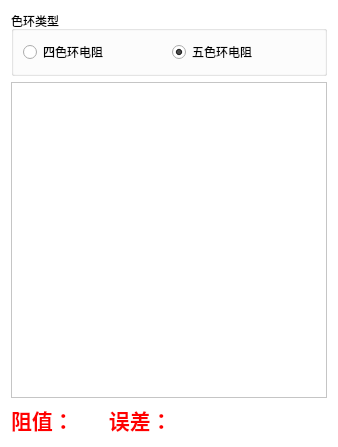
<?xml version="1.0" encoding="UTF-8"?>
<ui version="4.0">
 <class>ResColor</class>
 <widget class="QWidget" name="ResColor">
  <property name="geometry">
   <rect>
    <x>0</x>
    <y>0</y>
    <width>338</width>
    <height>447</height>
   </rect>
  </property>
  <property name="sizePolicy">
   <sizepolicy hsizetype="Preferred" vsizetype="Preferred">
    <horstretch>0</horstretch>
    <verstretch>0</verstretch>
   </sizepolicy>
  </property>
  <property name="palette">
   <palette>
    <active>
     <colorrole role="Window">
      <brush brushstyle="SolidPattern">
       <color alpha="255">
        <red>255</red>
        <green>255</green>
        <blue>255</blue>
       </color>
      </brush>
     </colorrole>
    </active>
    <inactive>
     <colorrole role="Window">
      <brush brushstyle="SolidPattern">
       <color alpha="255">
        <red>255</red>
        <green>255</green>
        <blue>255</blue>
       </color>
      </brush>
     </colorrole>
    </inactive>
    <disabled>
     <colorrole role="Window">
      <brush brushstyle="SolidPattern">
       <color alpha="255">
        <red>255</red>
        <green>255</green>
        <blue>255</blue>
       </color>
      </brush>
     </colorrole>
    </disabled>
   </palette>
  </property>
  <property name="windowTitle">
   <string>电阻色环</string>
  </property>
  <layout class="QVBoxLayout" name="verticalLayout">
   <item>
    <widget class="QGroupBox" name="grpType">
     <property name="sizePolicy">
      <sizepolicy hsizetype="Preferred" vsizetype="Fixed">
       <horstretch>0</horstretch>
       <verstretch>0</verstretch>
      </sizepolicy>
     </property>
     <property name="title">
      <string>色环类型</string>
     </property>
     <layout class="QHBoxLayout" name="horizontalLayout">
      <item>
       <widget class="QRadioButton" name="chkColor4">
        <property name="text">
         <string>四色环电阻</string>
        </property>
        <property name="checked">
         <bool>false</bool>
        </property>
       </widget>
      </item>
      <item>
       <widget class="QRadioButton" name="chkColor5">
        <property name="text">
         <string>五色环电阻</string>
        </property>
        <property name="checked">
         <bool>true</bool>
        </property>
       </widget>
      </item>
     </layout>
    </widget>
   </item>
   <item>
    <widget class="QGraphicsView" name="graView"/>
   </item>
   <item>
    <widget class="QLabel" name="lblValue">
     <property name="sizePolicy">
      <sizepolicy hsizetype="Preferred" vsizetype="Fixed">
       <horstretch>0</horstretch>
       <verstretch>0</verstretch>
      </sizepolicy>
     </property>
     <property name="palette">
      <palette>
       <active>
        <colorrole role="WindowText">
         <brush brushstyle="SolidPattern">
          <color alpha="255">
           <red>255</red>
           <green>0</green>
           <blue>0</blue>
          </color>
         </brush>
        </colorrole>
       </active>
       <inactive>
        <colorrole role="WindowText">
         <brush brushstyle="SolidPattern">
          <color alpha="255">
           <red>255</red>
           <green>0</green>
           <blue>0</blue>
          </color>
         </brush>
        </colorrole>
       </inactive>
       <disabled>
        <colorrole role="WindowText">
         <brush brushstyle="SolidPattern">
          <color alpha="255">
           <red>120</red>
           <green>120</green>
           <blue>120</blue>
          </color>
         </brush>
        </colorrole>
       </disabled>
      </palette>
     </property>
     <property name="font">
      <font>
       <pointsize>16</pointsize>
       <bold>true</bold>
      </font>
     </property>
     <property name="text">
      <string>阻值：      误差：</string>
     </property>
     <property name="margin">
      <number>4</number>
     </property>
    </widget>
   </item>
  </layout>
 </widget>
 <resources/>
 <connections/>
</ui>
